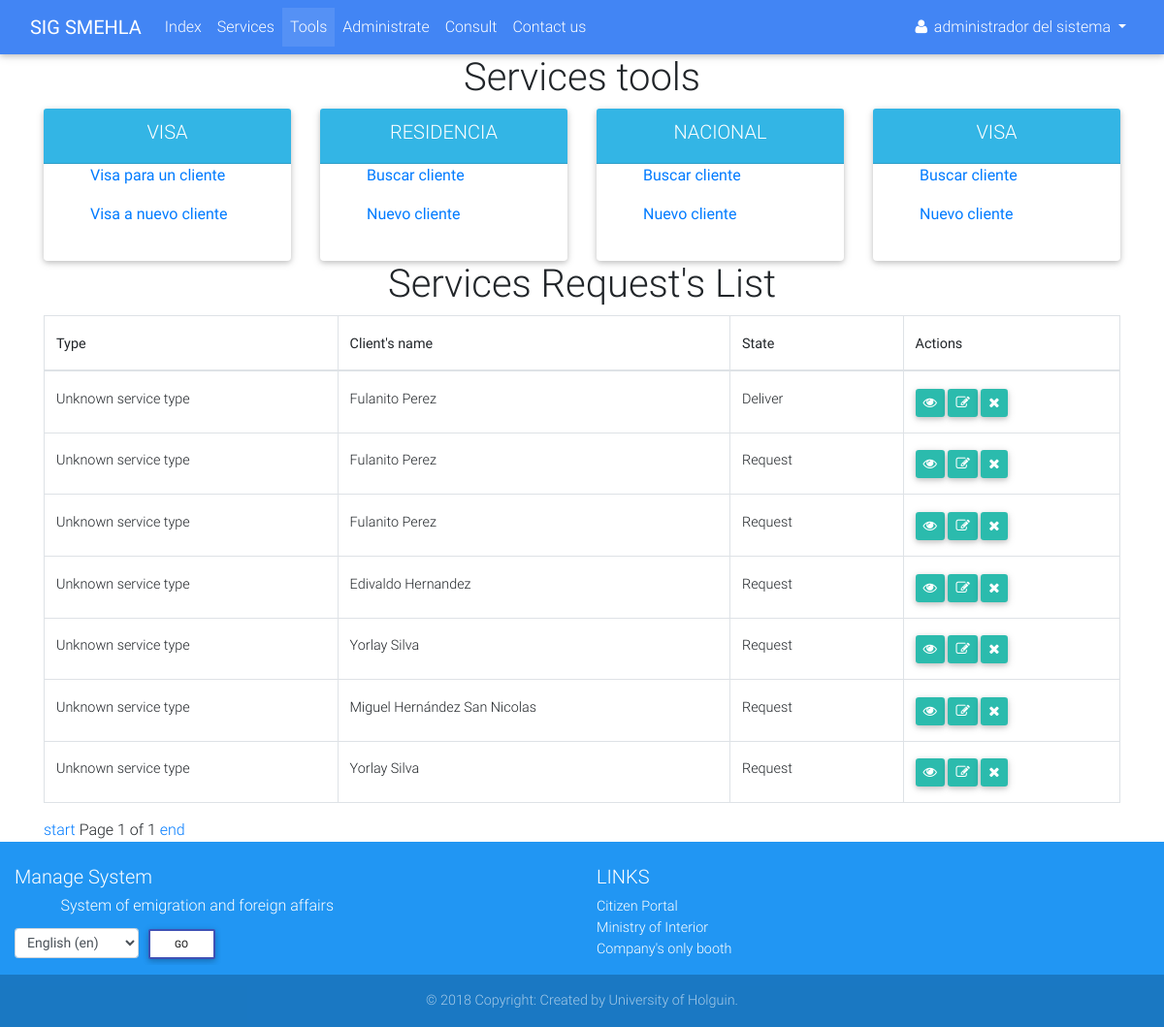
/tools/ (signed in), run on the app's committed database.
### accounts/models.py (models this page shows, shortened)
class Profile(AbstractUser):
    OCCUPATION_TYPE = (
        ('FAC', _('Functionary of Attention to Customer')),
        ('BAC', _('Boss of Attention to Customer')),
        ('BDAC', _('Boss of Departament of Attention to Customer')),
        ('DIR', _('Director')),
        ('ADMIN', _('Administrator')),
    )
    born_date = models.DateField(_('Born date'), blank=True, null=True, validators=[validate_born_date])
    occupation = models.CharField(_('Occupation'), max_length=5, choices=OCCUPATION_TYPE, default='FAC')
    REQUIRED_FIELDS = ['email', 'born_date']
    class Meta:
        verbose_name = _('Profile')
        verbose_name_plural = _('Profiles')
    def __str__(self):
        if self.first_name and self.last_name:
            return self.get_full_name()
        else:
            return self.username

### services/models.py (models this page shows, shortened)
class Service(models.Model):
    SERVICE_STATUS = (
        ('1', _('Request')),
        ('2', _('Invoicing')),
        ('3', _('Revision')),
        ('4', _('Authenticating')),
        ('5', _('Deliver')),
    )
    SERVICE_TYPE = {
        'None': _('Unknown service type'),
        'visa': _('Visa'),
    }
    client = models.ForeignKey(verbose_name=_('Client'), to=Client, on_delete=models.CASCADE)
    status = models.CharField(_('Status'), max_length=1, choices=SERVICE_STATUS, default='1')
    service_type = None
    def get_service_type(self):
        if self.service_type:
            return self.service_type
        else:
            return self.SERVICE_TYPE['None']

class Client(models.Model):
    CIVIL_STATUS = (
        ('S', _('Single')),
        ('E', _('Engaged')),
        ('M', _('Married')),
        ('W', _('Widower')),
    )
    def upload_file(self, filename):
        ext = filename.split('.')[-1]
        return 'clients/{}.{}'.format(self.ci, ext)
    ci = models.CharField(_('Identity card'), max_length=13, unique=True)
    first_name = models.CharField(_('First name'), max_length=30)
    last_name = models.CharField(_('Last name'), max_length=150)
    born_date = models.DateField(_('Born date'), validators=[validators.validate_born_date])
    civil_status = models.CharField(_('Civil status'), choices=CIVIL_STATUS, max_length=1)
    naturalness = models.CharField(_("Naturalness"), max_length=30)
    nationality = models.CharField(_('Nationality'), max_length=30)
    father = models.CharField(_('Father name'), max_length=200)
    mother = models.CharField(_('Mother name'), max_length=200)
    address = models.TextField(_('Address'))
    email = models.EmailField(_('Email'))
    phone = models.PositiveIntegerField(_('Phone number'))
    data_attachment = models.FileField(_('Data attachment'), upload_to=upload_file, null=True, blank=True)
    def get_full_name(self):
        full_name = '%s %s' % (self.first_name, self.last_name)
        return full_name.strip()

### services/views.py (the view)
# urls.py: path('tools/', views.ServiceToolsView.as_view(), name='tools'),
class ServiceToolsView(mixins.LoginRequiredMixin, mixins.NavbarMixin, generic.ListView):
    tab_name = 'tools'
    template_name = 'services/tools.html'
    model = Service
    paginate_by = 10

### accounts/mixins.py (called while the page is built)
    def get_tab_name(self):
        if self.tab_name:
            return self.tab_name
        else:
            return 'init'

    def get_context_data(self, **kwargs):
        context = super(NavbarMixin, self).get_context_data(**kwargs)
        context['tab'] = self.get_tab_name()
        return context

### services/templates/services/tools.html (shortened to what this page needs)
{% extends 'navbar.html' %}
{% load i18n %}
{% block main %}
    <div class="container">
        <h1 class="text-center">{% trans 'Services tools' %}</h1>
        <div class="row">
            <div class="col-3">
                <div class="card">
                    <div class="card-header info-color white-text text-center">
                        <h5 class="text-uppercase">{% trans 'Visa' %}</h5>
                    </div>
                    <div class="card-body px-lg-5 pt-0">
                        <p><a href="{% url 'services:client_list' 'visa' %}">Visa para un cliente</a></p>
                        <p><a href="{% url 'services:client_create' %}">Visa a nuevo cliente</a></p>
                    </div>
                </div>
            </div>
            <div class="col-3">
                <div class="card">
                    <div class="card-header info-color white-text text-center">
                        <h5 class="text-uppercase">Residencia</h5>
                    </div>
                    <div class="card-body px-lg-5 pt-0">
                        <p><a href="{% url 'services:client_list' 'resident' %}">Buscar cliente</a></p>
                        <p><a href="#">Nuevo cliente</a></p>
                    </div>
                </div>
            </div>
            <div class="col-3">
                <div class="card">
                    <div class="card-header info-color white-text text-center">
                        <h5 class="text-uppercase">Nacional</h5>
                    </div>
                    <div class="card-body px-lg-5 pt-0">
                        <p><a href="#">Buscar cliente</a></p>
                        <p><a href="#">Nuevo cliente</a></p>
                    </div>
                </div>
            </div>
            <div class="col-3">
                <div class="card">
                    <div class="card-header info-color white-text text-center">
                        <h5 class="text-uppercase">Visa</h5>
                    </div>
                    <div class="card-body px-lg-5 pt-0">
                        <p><a href="#">Buscar cliente</a></p>
                        <p><a href="#">Nuevo cliente</a></p>
                    </div>
                </div>
            </div>
        </div>
        <h1 class="text-center">{% trans "Services Request's List" %}</h1>
        <div class="row">
            <div class="col-12">
                <table class="table table-bordered table-hover" cellspacing="0" width="100%">
                    <thead>
                    <tr>
                        <th class="th-sm">{% trans 'Type' %}</th>
                        <th class="th-sm">{% trans "Client's name" %}</th>
                        <th class="th-sm">{% trans 'State' %}</th>
                        <th class="th-sm">{% trans 'Actions' %}</th>
                    </tr>
                    </thead>
                    <tbody>
                    {% for service in page_obj %}
                        <tr>
                            <td>{{ service.get_service_type }}</td>
                            <td>
                                <a href="{% url 'services:client_detail' service.client.pk %}">{{ service.client.get_full_name }}</a>
                            </td>
                            <td>{{ service.get_status_display }}</td>
                            <td class="btn-group-sm">
                                <a href="{% url 'services:visa_detail' service.pk %}" class="btn btn-default">
                                    <i class="fa fa-eye"></i>
                                </a>
                                {% if user.is_superuser %}
                                    <a href="{% url 'services:visa_update' service.pk %}" class="btn btn-default">
                                        <i class="fa fa-edit"></i>
                                    </a>
                                    <a href="{% url 'services:visa_delete' service.pk %}" class="btn btn-default">
                                        <i class="fa fa-remove"></i>
                                    </a>
                                {% endif %}
                            </td>
                        </tr>
                    {% empty %}
                        <tr>
                            <td colspan="4" class="text-center text-danger">No existen ningun servicio en el sistema
                            </td>
                        </tr>
                    {% endfor %}
                    </tbody>
                </table>
                <a href="?page=1">start</a>
                Page {{ page_obj.number }} of {{ paginator.num_pages }}
                <a href="?page={{ paginator.num_pages }}">end</a>
            </div>
        </div>
    </div>
{% endblock %}

### accounts/templates/navbar.html (shortened to what this page needs)
{% extends 'base.html' %}
{% load static %}
{% load i18n %}
{% block styles %}
    <link rel="stylesheet" href="{% static 'accounts/css/navbar.css' %}">
{% endblock %}
{% block content %}
    <header>
        <nav class="navbar navbar-expand-lg navbar-dark primary-color">
            <div class="container-fluid">
                <a href="{% url 'services:index' %}" class="navbar-brand">
                    <strong>SIG SMEHLA</strong>
                </a>
                <div class="collapse navbar-collapse" id="navbar">
                    <ul class="navbar-nav mr-auto">
                        <li class="nav-item" id="init">
                            <a href="{% url 'services:index' %}" class="nav-link">{% trans 'Index' %}
                                </a>
                        </li>
                        <li class="nav-item" id="services">
                            <a href="{% url 'services:services' %}" class="nav-link">{% trans 'Services' %}</a>
                        </li>
                        {% if user.is_authenticated %}
                            <li class="nav-item" id="tools">
                                <a href="{% url 'services:tools' %}" class="nav-link">{% trans 'Tools' %}</a>
                            </li>
                        {% endif %}
                        {% if user.is_superuser %}
                            <li class="nav-item" id="dashboard">
                                <a href="{% url 'accounts:dashboard' %}" class="nav-link">{% trans 'Administrate' %}</a>
                            </li>
                        {% endif %}
                        <li class="nav-item" id="status">
                            <a href="{% url 'services:status' %}" class="nav-link">{% trans 'Consult' %}</a>
                        </li>
                        <li class="nav-item">
                            <a href="#" class="nav-link" data-toggle="modal"
                               data-target="#contact">{% trans 'Contact us' %}</a>
                        </li>
                    </ul>
                    <div class="form-inline">
                        <ul class="navbar-nav mr-auto">
                            <li class="nav-item">
                                {% if user.is_authenticated %}
                                    <div class="dropdown">
                                        <a href="#" id="test" class="nav-link waves-effect waves-light dropdown-toggle"
                                           data-toggle="dropdown" aria-haspopup="true" aria-expanded="false">
                                            <i class="fa fa-user"></i>
                                            <span class="clearfix d-none d-sm-inline-block">{{ user }}</span>
                                        </a>
                                    </div>
                                {% else %}
                                    <a href="{% url 'accounts:login' %}" class="nav-link">
                                        <i class="fa fa-sign-in"></i>
                                    </a>
                                {% endif %}
                            </li>
                        </ul>
                    </div>
                </div>
            </div>
        </nav>
    </header>
    <main>
        {% block main %}
        {% endblock %}
    </main>
    <footer class="page-footer font-small blue pt-4">
        <div class="container-fluid text-center text-md-left">
            <div class="row">
                <div class="col-md-6 mt-md-0 mt-3">
                    <h5>{% trans 'Manage System' %}</h5>
                    <h6 class="offset-1">{% trans 'System of emigration and foreign affairs' %}</h6>
                    <form action="{% url 'set_language' %}" method="post">{% csrf_token %}
                        <label>
                            <select name="language" class="form-control form-control-sm" id="languages">
                                {% get_available_languages as LANGUAGES %}
                                {% get_language_info_list for LANGUAGES as languages %}
                                {% get_current_language as LANGUAGE_CODE %}
                                {% for language in languages %}
                                    <option value="{{ language.code }}"{% if language.code == LANGUAGE_CODE %}
                                            selected{% endif %}>
                                        {{ language.name_local }} ({{ language.code }})
                                    </option>
                                {% endfor %}
                            </select>
                        </label>
                        <input type="submit" value="{% trans 'Go' %}" class="btn btn-outline-indigo btn-white btn-sm">
                    </form>
                </div>
                <div class="col-md-3 mb-md-0 mb-3">
                    <h5 class="text-uppercase">{% trans 'Links' %}</h5>
                    <ul class="list-unstyled">
                        <li>
                            <a href="http://www.cidadao.gov.ao" target="_blank">{% trans 'Citizen Portal' %}</a>
                        </li>
                        <li>
                            <a href="http://www.minint.gov.ao" target="_blank">{% trans 'Ministry of Interior' %}</a>
                        </li>
                        <li>
                            <a href="http://gue.minjus-ao.com" target="_blank">{% trans "Company's only booth" %}</a>
                        </li>
                    </ul>
                </div>
            </div>
        </div>
        <div class="footer-copyright text-center py-3">
            &copy; 2018 {% trans 'Copyright: Created by University of Holguin' %}.
        </div>
    </footer>
{% endblock %}

### accounts/static/accounts/css/navbar.css (style rules this page uses)
body { display: flex; min-height: 100vh; flex-direction: column; }
main { flex: 1 0 auto; }

### data on the page
Profile: first_name+last_name "administrador del sistema"
Service: get_service_type "Unknown service type", client.get_full_name "Fulanito Perez", status "Deliver"
Service: get_service_type "Unknown service type", client.get_full_name "Fulanito Perez", status "Request"
Service: get_service_type "Unknown service type", client.get_full_name "Fulanito Perez", status "Request"
Service: get_service_type "Unknown service type", client.get_full_name "Edivaldo Hernandez", status "Request"
Service: get_service_type "Unknown service type", client.get_full_name "Yorlay Silva", status "Request"
Service: get_service_type "Unknown service type", client.get_full_name "Miguel Hernández San Nicolas", status "Request"
Service: get_service_type "Unknown service type", client.get_full_name "Yorlay Silva", status "Request"

### other printed values
{{ page_obj.number }} "1"
{{ paginator.num_pages }} "1"
form field language "English (en)"
